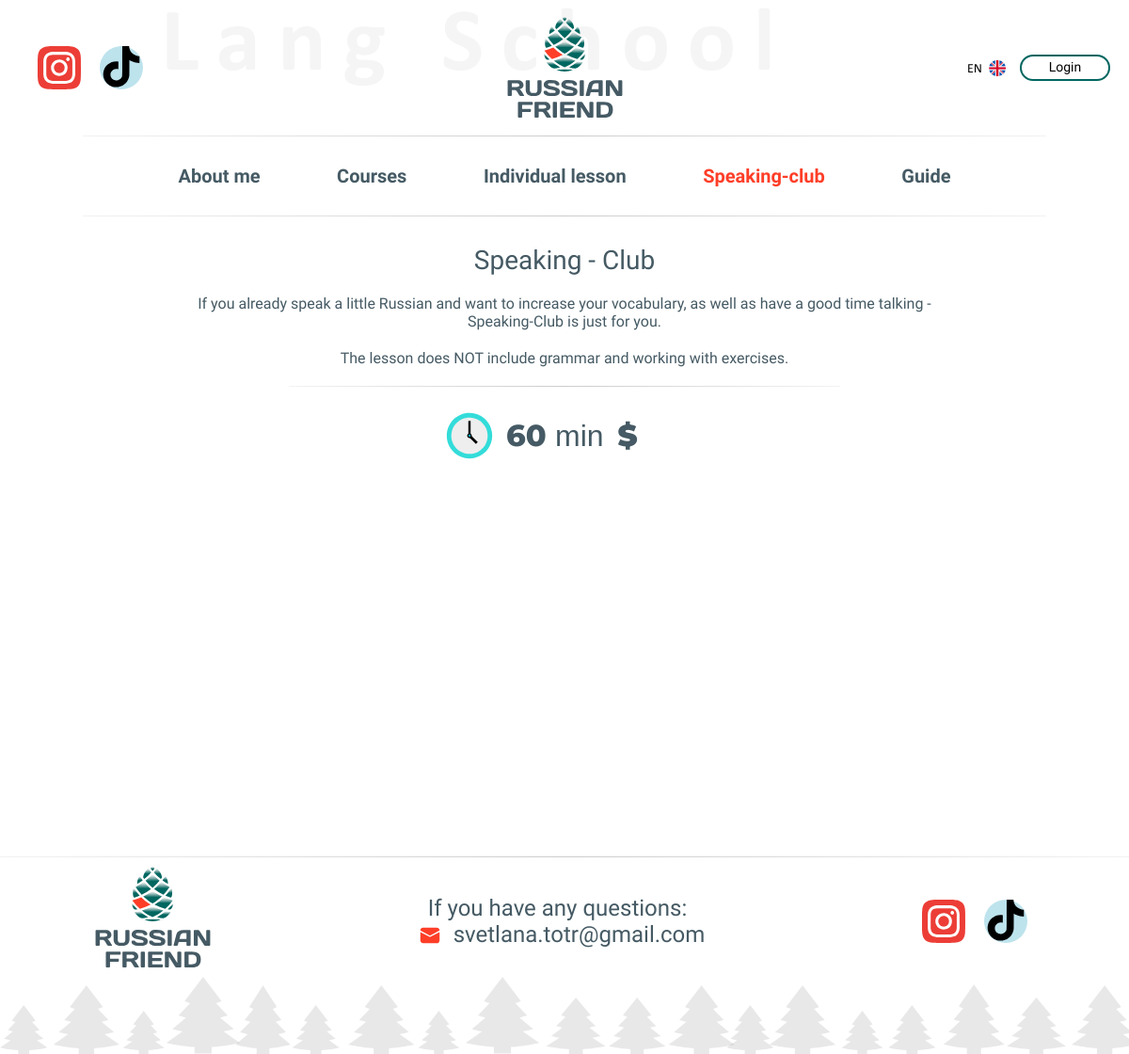
/speaking-club.php, run on an earlier commit of the app's database.
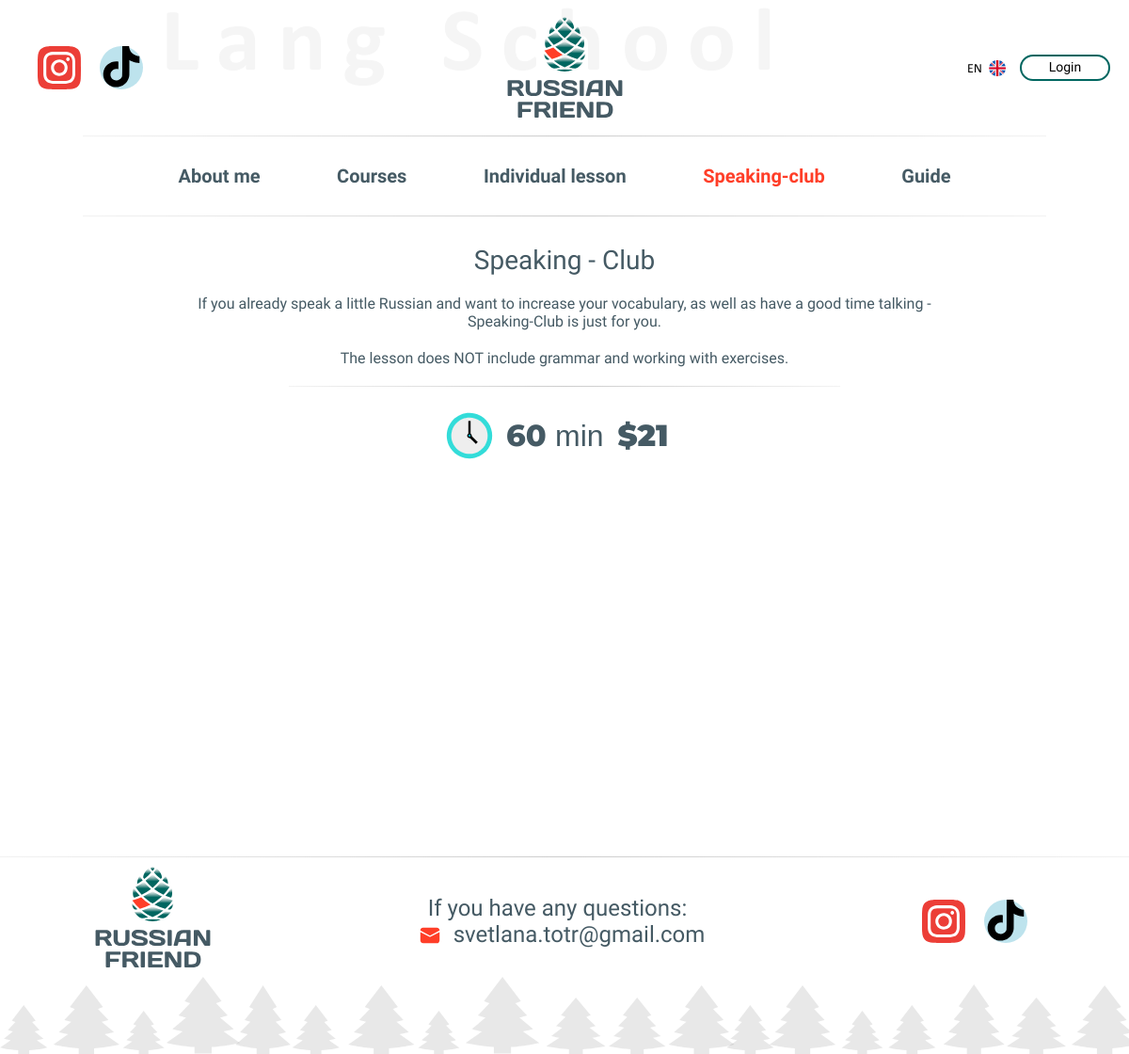
And on a later commit of the database.
### www/Classes/Calendar.php (called while the page is built, shortened)
<?php
class Calendar
{
    protected $dbAccess = null;
    public function __construct()
    {
        $this->dbAccess = new DbAccess();
    }
    public function getPrice()
    {
        $query = "SELECT `private`, `sclub` FROM `admin-data` WHERE 1";
        $result = $this->dbAccess->query($query);
        return mysqli_fetch_assoc($result);
    }
}

### www/Classes/DbAccess.php (called while the page is built, shortened)
<?php
class DbAccess
{
    protected $mysqli = '';
    function __construct()
    {
        $this->mysqli = new \mysqli('localhost', 'mysql', 'mysql', 'russian-friend');
    }
    public function query($query)
    {
        return $this->mysqli->query($query);
    }
}

### www/speaking-club.php (the view, shortened to what this page needs)
<?php
require 'pages/requires/header.php';
$objCalendar = new \Classes\Calendar();
$result = $objCalendar->getPrice();
?>
<body style="max-height: 801px;">
<main class="book-lesson speaking-club">
    <div class="description-block">
        <h2 switch-lang="<?=switchLang()?>" switchable-text="Разговорный клуб" class="title">Speaking - Club</h2>
        <p switch-lang="<?=switchLang()?>" switchable-text="Если ты уже немного говоришь по-русски и хочешь увеличить словарный запас, а так же приятно провести время за разговором - Разговорный клуб как раз для тебя." class="description">If you already speak a little Russian and want to increase your vocabulary, as well as have a good time talking - Speaking-Club is just for you.</p>
        <p switch-lang="<?=switchLang()?>" switchable-text="Урок НЕ включает грамматику и работу с упражнениями." class="description">The lesson does NOT include grammar and working with exercises.</p>
        <div class="decor-line"></div>
        <div class="params">
            <div class="clock-ico clock-ico--s-club"></div>
            <p switch-lang="<?=switchLang()?>" switchable-text="60 <span> мин </span>" class="lesson-time">60 <span> min </span></p>
            <p class="price">$<?=$result['sclub']?></p>
        </div>
    </div>
</main>
</body>
<?php require 'pages/requires/footer.php' ?>

What changed in the data, as far as the page shows it:
added admin-data: sclub "21"
